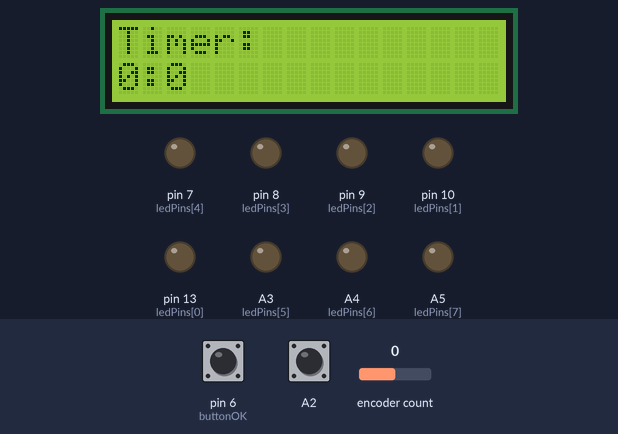
Bench run of a sketch on a simulated Arduino Uno, built with avr-gcc and run on an emulated ATmega328P. Parts: 16×2 character LCD, output pins drawn as LEDs (lit = HIGH). The test bench sets the inputs (shaded band); at power-on: pin 6 (buttonOK) LOW, A2 HIGH, encoder count 0. Random numbers use the default seed unless the sketch sets one.

Above: at 1.2 s.
1.3 s: pin 6 (buttonOK) pulled HIGH for 0.15 s
At 2.0 s:
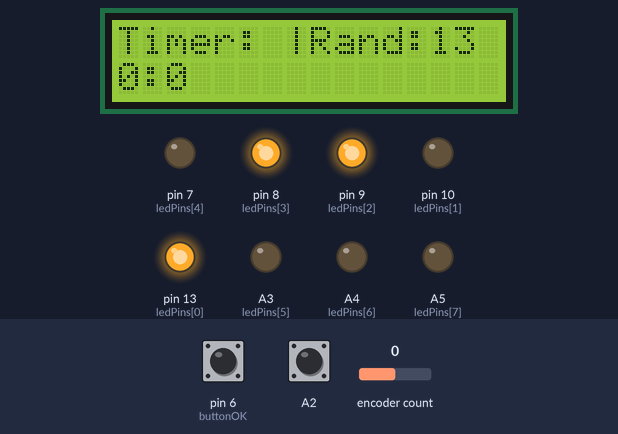
2.9 s: A2 pulled LOW for 0.15 s
At 4.0 s:
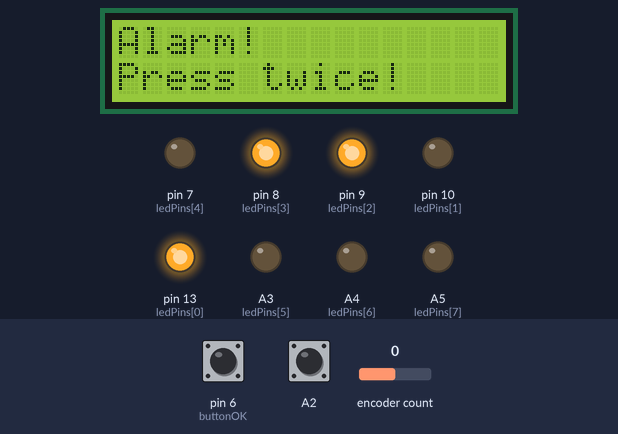
5.2 s: A2 pulsed LOW 2 times (0.12 s each, 0.3 s apart)
At 6.9 s:
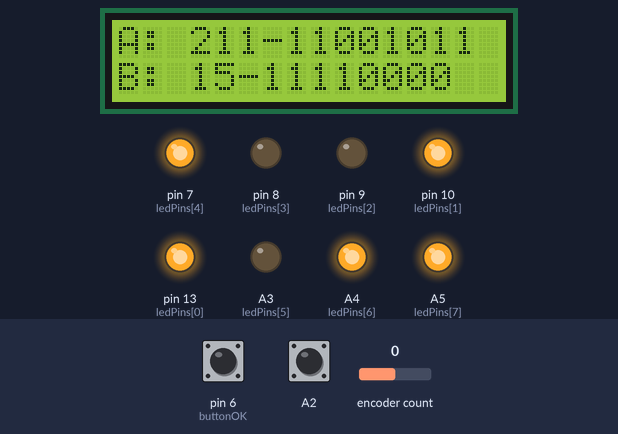
Timing chart, 0 to 22.1 s (numbered marks = the images above; inputs shaded):
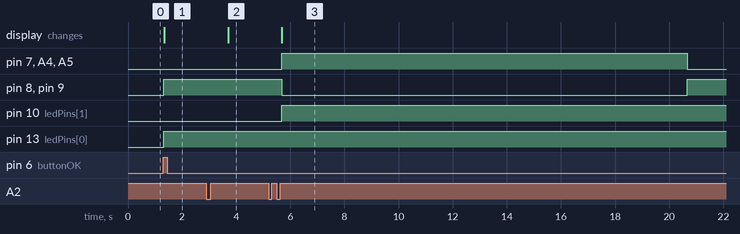

Measured:
- after the input at 1.3 s, pin 8 (ledPins[3]), pin 9 (ledPins[2]), pin 13 (ledPins[0]): LOW → HIGH at once; the display: changes at once (image 1)
- after the input at 2.9 s, the display: changes after 0.80 s (image 2)
- after the input at 5.2 s, pin 7 (ledPins[4]), A4 (ledPins[6]), A5 (ledPins[7]): LOW → HIGH after 0.48 s, → LOW 15.0 s later; pin 8 (ledPins[3]), pin 9 (ledPins[2]): HIGH → LOW after 0.48 s, → HIGH 15.0 s later; pin 10 (ledPins[1]): LOW → HIGH after 0.48 s; the display: changes after 0.48 s (image 3)

The sketch:

sketch_oct20a.ino
```cpp
#include <LiquidCrystal.h>
#include <TimerOne.h>
#include <ClickEncoder.h>

#define ENCODER_CLK A0
#define ENCODER_DT A1
#define ENCODER_SW A2

//const int ledPins[] = {A5, A4, A3, 7, 8, 9, 10, 13};
const int ledPins[] = {13, 10, 9, 8, 7, A3, A4, A5};
int losowa;
int tabA[8];
int tabB[8];

const int rs = 12, en = 11, d4 = 5, d5 = 4, d6 = 3, d7 = 2;
LiquidCrystal lcd(rs, en, d4, d5, d6, d7);

const int buttonOK = 6;
String pause = ":";
bool lup = false;
bool dclick = false;

int buttonPushCounter = 0;
int buttonState = 0;
int lastButtonState = 0;

ClickEncoder *encoder; // variable representing the rotary encoder
int16_t last, value;   // variables for current and last rotation value
int16_t mi = 0, se = 0;

void timerIsr()
{
  encoder->service();
}

void timerElapsing()
{
  while (!lup)
  {
    se--;
    if (se < 0)
    {
      if (mi != 0)
      {
        se = 59;
        mi--;
      }
      else
        Alarm();
    }
    lcd.clear();
    lcd.print("Timer: ");
    lcd.setCursor(0, 1);
    lcd.print(mi + pause + se);
    delay(1000);
  }
}
void Alarm()
{
  while (!dclick)
  {
    ClickEncoder::Button b = encoder->getButton();
    if (b != ClickEncoder::Open)
    {
      switch (b)
      {
      case ClickEncoder::DoubleClicked:
        adder();
        dclick = true;
        lup = true;
        break;
      }
    }
    se = 0;
    lcd.clear();
    lcd.print("Alarm!");
    lcd.setCursor(0, 1);
    lcd.print("Press twice!");
    delay(50);
  }
}

void adder(){
  int a = los();
  int b = los();
  lcd.clear();
  lcd.print("A: ");
  lcd.print(a);
  lcd.print("-");

  int temp = a;
  for (int i = 0; i < 8; i++)
  {
    if (temp % 2)
      tabA[i] = 1;
    else
      tabA[i] = 0;
    temp /= 2;
    lcd.print(tabA[i]);
  }

  lcd.setCursor(0,1);
  lcd.print("B: ");
  lcd.print(b);
  lcd.print("-");

  temp = b;
  for (int i = 0; i < 8; i++)
  {
    if (temp % 2)
      tabB[i] = 1;
    else
      tabB[i] = 0;
    temp /= 2;
    lcd.print(tabB[i]);
  }

  BinNumer(a);
  delay(15000);
  BinNumer(b);
  delay(15000);
  for(int i = 0; i < 8; i++)
    digitalWrite(ledPins[i],LOW);
}

int los()
{
  return random(0, 256);
}
void BinNumer(int x)
{
  for (int i = 0; i < 8; i++)
  {
    if (x % 2)
      digitalWrite(ledPins[i], HIGH);
    else
      digitalWrite(ledPins[i], LOW);
    x /= 2;
  }
}

void button(int button)
{
  buttonState = button;

  if (buttonState != lastButtonState)
  {
    if (buttonState == HIGH)
    {
      BinNumer(losowa);
          lcd.clear();
    lcd.print("Timer: |Rand:");
    lcd.print(losowa);
    lcd.setCursor(0, 1);
    lcd.print(mi + pause + se);
    }
  }
  lastButtonState = buttonState;
}

void setup()
{
  lcd.begin(16, 2);
  pinMode(buttonOK, INPUT);

  for (int i = 0; i < 8; i++)
    pinMode(ledPins[i], OUTPUT);

  randomSeed(analogRead(0));

  encoder = new ClickEncoder(ENCODER_DT, ENCODER_CLK, ENCODER_SW);

  Timer1.initialize(1000); // Initializes the timer, which the rotary encoder uses to detect rotation
  Timer1.attachInterrupt(timerIsr);
  last = -1;
  Serial.begin(9600);
}

void loop()
{
  losowa = los();
  button(digitalRead(buttonOK));
  ClickEncoder::Button b = encoder->getButton();
  if (b != ClickEncoder::Open)
  {
    switch (b)
    {
    case ClickEncoder::Clicked:
      timerElapsing();
      dclick = false;
      lup = false;
      break;
    }
  }
  se += encoder->getValue();
  if (se >= 60)
  {
    se = 0;
    mi++;
  }
  if (se < 0)
  {
    if (mi != 0)
    {
      se = 59;
      mi--;
    }
    else
      se = 0;
  }

  if (se != last)
  {
    lcd.clear();
    lcd.print("Timer: ");
    lcd.setCursor(0, 1);
    lcd.print(mi + pause + se);
    last = se;
  }

  delay(50);
}
```
